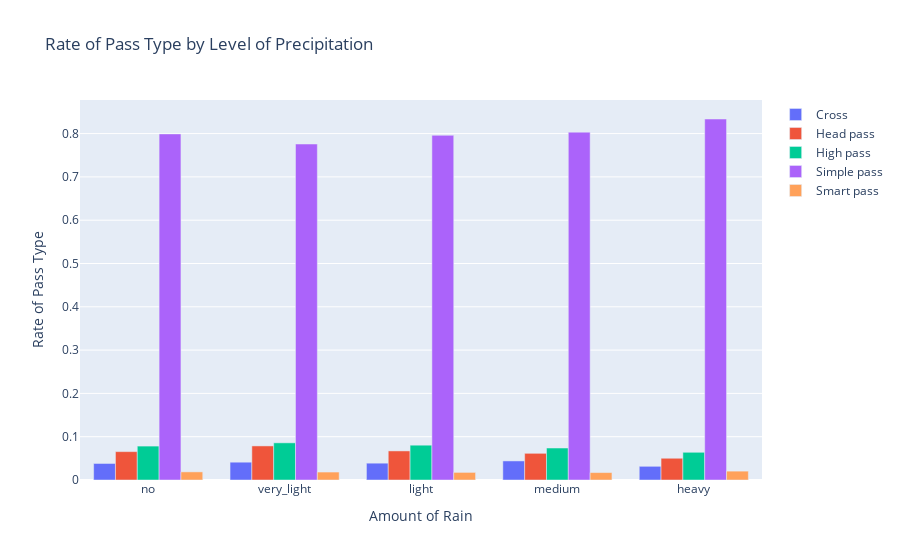

Notebook source saved alongside this figure:
### Code cell
fig = go.Figure(data=[
    go.Bar(name=p_type, x=pdf.index, y=pdf[p_type]) for p_type in pdf.columns
])
fig.update_layout(
    title='Rate of Pass Type by Level of Precipitation',
    xaxis_title='Amount of Rain',
    yaxis_title='Rate of Pass Type'
)
fig.show()

### Figure 1 — Plotly figure (JSON) as saved in the notebook; plotly's stock layout.template omitted (floating-point values rounded to 4 significant figures)
{"data": [{"name": "Cross", "type": "bar", "x": ["no", "very_light", "light", "medium", "heavy"], "y": [0.03817, 0.04114, 0.03885, 0.04403, 0.03162]}, {"name": "Head pass", "type": "bar", "x": ["no", "very_light", "light", "medium", "heavy"], "y": [0.06552, 0.0787, 0.06716, 0.06163, 0.05022]}, {"name": "High pass", "type": "bar", "x": ["no", "very_light", "light", "medium", "heavy"], "y": [0.07831, 0.08584, 0.08039, 0.07386, 0.06399]}, {"name": "Simple pass", "type": "bar", "x": ["no", "very_light", "light", "medium", "heavy"], "y": [0.7992, 0.776, 0.796, 0.8033, 0.8337]}, {"name": "Smart pass", "type": "bar", "x": ["no", "very_light", "light", "medium", "heavy"], "y": [0.01875, 0.01836, 0.01756, 0.01715, 0.02046]}], "layout": {"title": {"text": "Rate of Pass Type by Level of Precipitation"}, "xaxis": {"title": {"text": "Amount of Rain"}}, "yaxis": {"title": {"text": "Rate of Pass Type"}}}}
